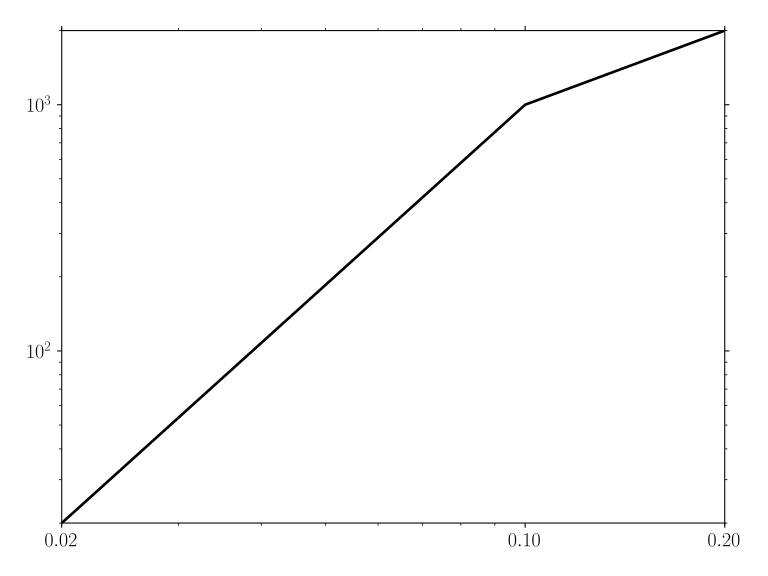

Write the Python code that produced this figure.
import matplotlib
import matplotlib.pyplot as plt

plt.style.use(['goose', 'goose-latex'])

fig, ax = plt.subplots()

ax.set_xscale('log')
ax.set_yscale('log')

ax.set_xlim([2e-2, 2e-1])
ax.set_ylim([2e+1, 2e+3])

ax.plot([0.02, 0.1, 0.2], [20, 1000, 2000])

ax.xaxis.set_major_locator(matplotlib.ticker.LogLocator(subs=(1,2,)))
ax.xaxis.set_major_formatter(matplotlib.ticker.ScalarFormatter())
ax.xaxis.set_minor_formatter(matplotlib.ticker.NullFormatter())

plt.savefig('tick-log_2.svg')
plt.show()
